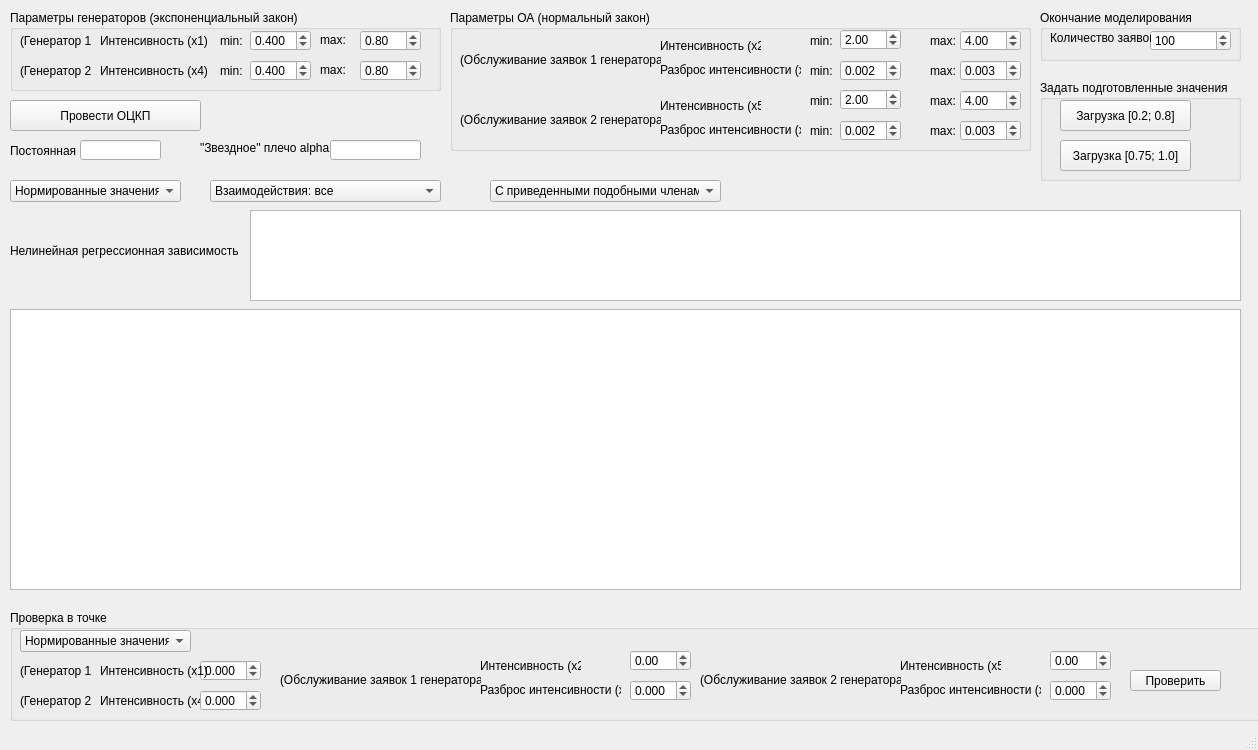
<?xml version="1.0" encoding="UTF-8"?>
<ui version="4.0">
 <class>MainWindow</class>
 <widget class="QMainWindow" name="MainWindow">
  <property name="geometry">
   <rect>
    <x>0</x>
    <y>0</y>
    <width>1258</width>
    <height>750</height>
   </rect>
  </property>
  <property name="windowTitle">
   <string>ЛР 4</string>
  </property>
  <widget class="QWidget" name="centralwidget">
   <widget class="QGroupBox" name="groupBox">
    <property name="geometry">
     <rect>
      <x>10</x>
      <y>10</y>
      <width>431</width>
      <height>81</height>
     </rect>
    </property>
    <property name="title">
     <string>Параметры генераторов (экспоненциальный закон)</string>
    </property>
    <widget class="QDoubleSpinBox" name="gen_int_min">
     <property name="geometry">
      <rect>
       <x>240</x>
       <y>20</y>
       <width>61</width>
       <height>21</height>
      </rect>
     </property>
     <property name="decimals">
      <number>3</number>
     </property>
     <property name="minimum">
      <double>0.000000000000000</double>
     </property>
     <property name="maximum">
      <double>1000.000000000000000</double>
     </property>
     <property name="value">
      <double>0.400000000000000</double>
     </property>
    </widget>
    <widget class="QLabel" name="label">
     <property name="geometry">
      <rect>
       <x>90</x>
       <y>20</y>
       <width>111</width>
       <height>21</height>
      </rect>
     </property>
     <property name="text">
      <string>Интенсивность (x1)</string>
     </property>
    </widget>
    <widget class="QLabel" name="label_16">
     <property name="geometry">
      <rect>
       <x>310</x>
       <y>20</y>
       <width>41</width>
       <height>20</height>
      </rect>
     </property>
     <property name="text">
      <string>max:</string>
     </property>
    </widget>
    <widget class="QLabel" name="label_15">
     <property name="geometry">
      <rect>
       <x>210</x>
       <y>20</y>
       <width>41</width>
       <height>21</height>
      </rect>
     </property>
     <property name="text">
      <string>min:</string>
     </property>
    </widget>
    <widget class="QDoubleSpinBox" name="gen_int_max">
     <property name="geometry">
      <rect>
       <x>350</x>
       <y>20</y>
       <width>61</width>
       <height>21</height>
      </rect>
     </property>
     <property name="minimum">
      <double>0.000000000000000</double>
     </property>
     <property name="maximum">
      <double>100.000000000000000</double>
     </property>
     <property name="singleStep">
      <double>0.100000000000000</double>
     </property>
     <property name="value">
      <double>0.800000000000000</double>
     </property>
    </widget>
    <widget class="QLabel" name="label_19">
     <property name="geometry">
      <rect>
       <x>10</x>
       <y>20</y>
       <width>71</width>
       <height>21</height>
      </rect>
     </property>
     <property name="text">
      <string>(Генератор 1)</string>
     </property>
    </widget>
    <widget class="QLabel" name="label_21">
     <property name="geometry">
      <rect>
       <x>10</x>
       <y>50</y>
       <width>71</width>
       <height>21</height>
      </rect>
     </property>
     <property name="text">
      <string>(Генератор 2)</string>
     </property>
    </widget>
    <widget class="QLabel" name="label_22">
     <property name="geometry">
      <rect>
       <x>90</x>
       <y>50</y>
       <width>111</width>
       <height>21</height>
      </rect>
     </property>
     <property name="text">
      <string>Интенсивность (x4)</string>
     </property>
    </widget>
    <widget class="QDoubleSpinBox" name="gen_int_max_2">
     <property name="geometry">
      <rect>
       <x>350</x>
       <y>50</y>
       <width>61</width>
       <height>21</height>
      </rect>
     </property>
     <property name="minimum">
      <double>0.000000000000000</double>
     </property>
     <property name="maximum">
      <double>100.000000000000000</double>
     </property>
     <property name="singleStep">
      <double>0.100000000000000</double>
     </property>
     <property name="value">
      <double>0.800000000000000</double>
     </property>
    </widget>
    <widget class="QDoubleSpinBox" name="gen_int_min_2">
     <property name="geometry">
      <rect>
       <x>240</x>
       <y>50</y>
       <width>61</width>
       <height>21</height>
      </rect>
     </property>
     <property name="decimals">
      <number>3</number>
     </property>
     <property name="minimum">
      <double>0.000000000000000</double>
     </property>
     <property name="maximum">
      <double>1000.000000000000000</double>
     </property>
     <property name="value">
      <double>0.400000000000000</double>
     </property>
    </widget>
    <widget class="QLabel" name="label_24">
     <property name="geometry">
      <rect>
       <x>210</x>
       <y>50</y>
       <width>41</width>
       <height>21</height>
      </rect>
     </property>
     <property name="text">
      <string>min:</string>
     </property>
    </widget>
    <widget class="QLabel" name="label_25">
     <property name="geometry">
      <rect>
       <x>310</x>
       <y>50</y>
       <width>41</width>
       <height>20</height>
      </rect>
     </property>
     <property name="text">
      <string>max:</string>
     </property>
    </widget>
   </widget>
   <widget class="QGroupBox" name="groupBox_2">
    <property name="geometry">
     <rect>
      <x>450</x>
      <y>10</y>
      <width>581</width>
      <height>141</height>
     </rect>
    </property>
    <property name="title">
     <string>Параметры ОА (нормальный закон)</string>
    </property>
    <widget class="QDoubleSpinBox" name="proc_int_min">
     <property name="geometry">
      <rect>
       <x>390</x>
       <y>19</y>
       <width>61</width>
       <height>21</height>
      </rect>
     </property>
     <property name="minimum">
      <double>0.000000000000000</double>
     </property>
     <property name="maximum">
      <double>100.000000000000000</double>
     </property>
     <property name="value">
      <double>2.000000000000000</double>
     </property>
    </widget>
    <widget class="QLabel" name="label_3">
     <property name="geometry">
      <rect>
       <x>210</x>
       <y>25</y>
       <width>101</width>
       <height>21</height>
      </rect>
     </property>
     <property name="text">
      <string>Интенсивность (x2)</string>
     </property>
    </widget>
    <widget class="QLabel" name="label_4">
     <property name="geometry">
      <rect>
       <x>210</x>
       <y>50</y>
       <width>141</width>
       <height>20</height>
      </rect>
     </property>
     <property name="text">
      <string>Разброс интенсивности (x3)</string>
     </property>
    </widget>
    <widget class="QDoubleSpinBox" name="proc_var_min">
     <property name="geometry">
      <rect>
       <x>390</x>
       <y>50</y>
       <width>61</width>
       <height>21</height>
      </rect>
     </property>
     <property name="decimals">
      <number>3</number>
     </property>
     <property name="singleStep">
      <double>0.100000000000000</double>
     </property>
     <property name="value">
      <double>0.002000000000000</double>
     </property>
    </widget>
    <widget class="QLabel" name="label_10">
     <property name="geometry">
      <rect>
       <x>360</x>
       <y>50</y>
       <width>31</width>
       <height>21</height>
      </rect>
     </property>
     <property name="text">
      <string>min:</string>
     </property>
    </widget>
    <widget class="QDoubleSpinBox" name="proc_var_max">
     <property name="geometry">
      <rect>
       <x>510</x>
       <y>50</y>
       <width>61</width>
       <height>21</height>
      </rect>
     </property>
     <property name="decimals">
      <number>3</number>
     </property>
     <property name="maximum">
      <double>100.000000000000000</double>
     </property>
     <property name="singleStep">
      <double>0.100000000000000</double>
     </property>
     <property name="value">
      <double>0.003000000000000</double>
     </property>
    </widget>
    <widget class="QLabel" name="label_11">
     <property name="geometry">
      <rect>
       <x>480</x>
       <y>50</y>
       <width>31</width>
       <height>21</height>
      </rect>
     </property>
     <property name="text">
      <string>max:</string>
     </property>
    </widget>
    <widget class="QLabel" name="label_13">
     <property name="geometry">
      <rect>
       <x>360</x>
       <y>20</y>
       <width>41</width>
       <height>21</height>
      </rect>
     </property>
     <property name="text">
      <string>min:</string>
     </property>
    </widget>
    <widget class="QDoubleSpinBox" name="proc_int_max">
     <property name="geometry">
      <rect>
       <x>510</x>
       <y>20</y>
       <width>61</width>
       <height>21</height>
      </rect>
     </property>
     <property name="minimum">
      <double>0.000000000000000</double>
     </property>
     <property name="maximum">
      <double>100.000000000000000</double>
     </property>
     <property name="singleStep">
      <double>0.100000000000000</double>
     </property>
     <property name="value">
      <double>4.000000000000000</double>
     </property>
    </widget>
    <widget class="QLabel" name="label_14">
     <property name="geometry">
      <rect>
       <x>480</x>
       <y>20</y>
       <width>31</width>
       <height>21</height>
      </rect>
     </property>
     <property name="text">
      <string>max:</string>
     </property>
    </widget>
    <widget class="QLabel" name="label_26">
     <property name="geometry">
      <rect>
       <x>10</x>
       <y>40</y>
       <width>201</width>
       <height>20</height>
      </rect>
     </property>
     <property name="text">
      <string>(Обслуживание заявок 1 генератора)</string>
     </property>
    </widget>
    <widget class="QLabel" name="label_27">
     <property name="geometry">
      <rect>
       <x>210</x>
       <y>85</y>
       <width>101</width>
       <height>21</height>
      </rect>
     </property>
     <property name="text">
      <string>Интенсивность (x5)</string>
     </property>
    </widget>
    <widget class="QDoubleSpinBox" name="proc_var_min_2">
     <property name="geometry">
      <rect>
       <x>390</x>
       <y>110</y>
       <width>61</width>
       <height>21</height>
      </rect>
     </property>
     <property name="decimals">
      <number>3</number>
     </property>
     <property name="singleStep">
      <double>0.100000000000000</double>
     </property>
     <property name="value">
      <double>0.002000000000000</double>
     </property>
    </widget>
    <widget class="QLabel" name="label_28">
     <property name="geometry">
      <rect>
       <x>210</x>
       <y>110</y>
       <width>141</width>
       <height>20</height>
      </rect>
     </property>
     <property name="text">
      <string>Разброс интенсивности (x6)</string>
     </property>
    </widget>
    <widget class="QDoubleSpinBox" name="proc_int_max_2">
     <property name="geometry">
      <rect>
       <x>510</x>
       <y>80</y>
       <width>61</width>
       <height>21</height>
      </rect>
     </property>
     <property name="minimum">
      <double>0.000000000000000</double>
     </property>
     <property name="maximum">
      <double>100.000000000000000</double>
     </property>
     <property name="singleStep">
      <double>0.100000000000000</double>
     </property>
     <property name="value">
      <double>4.000000000000000</double>
     </property>
    </widget>
    <widget class="QLabel" name="label_29">
     <property name="geometry">
      <rect>
       <x>360</x>
       <y>110</y>
       <width>31</width>
       <height>21</height>
      </rect>
     </property>
     <property name="text">
      <string>min:</string>
     </property>
    </widget>
    <widget class="QLabel" name="label_30">
     <property name="geometry">
      <rect>
       <x>360</x>
       <y>80</y>
       <width>41</width>
       <height>21</height>
      </rect>
     </property>
     <property name="text">
      <string>min:</string>
     </property>
    </widget>
    <widget class="QLabel" name="label_31">
     <property name="geometry">
      <rect>
       <x>480</x>
       <y>110</y>
       <width>31</width>
       <height>21</height>
      </rect>
     </property>
     <property name="text">
      <string>max:</string>
     </property>
    </widget>
    <widget class="QLabel" name="label_32">
     <property name="geometry">
      <rect>
       <x>480</x>
       <y>80</y>
       <width>31</width>
       <height>21</height>
      </rect>
     </property>
     <property name="text">
      <string>max:</string>
     </property>
    </widget>
    <widget class="QDoubleSpinBox" name="proc_int_min_2">
     <property name="geometry">
      <rect>
       <x>390</x>
       <y>79</y>
       <width>61</width>
       <height>21</height>
      </rect>
     </property>
     <property name="minimum">
      <double>0.000000000000000</double>
     </property>
     <property name="maximum">
      <double>100.000000000000000</double>
     </property>
     <property name="value">
      <double>2.000000000000000</double>
     </property>
    </widget>
    <widget class="QLabel" name="label_33">
     <property name="geometry">
      <rect>
       <x>10</x>
       <y>100</y>
       <width>201</width>
       <height>20</height>
      </rect>
     </property>
     <property name="text">
      <string>(Обслуживание заявок 2 генератора)</string>
     </property>
    </widget>
    <widget class="QDoubleSpinBox" name="proc_var_max_2">
     <property name="geometry">
      <rect>
       <x>510</x>
       <y>110</y>
       <width>61</width>
       <height>21</height>
      </rect>
     </property>
     <property name="decimals">
      <number>3</number>
     </property>
     <property name="maximum">
      <double>100.000000000000000</double>
     </property>
     <property name="singleStep">
      <double>0.100000000000000</double>
     </property>
     <property name="value">
      <double>0.003000000000000</double>
     </property>
    </widget>
   </widget>
   <widget class="QGroupBox" name="groupBox_3">
    <property name="geometry">
     <rect>
      <x>1040</x>
      <y>10</y>
      <width>201</width>
      <height>51</height>
     </rect>
    </property>
    <property name="title">
     <string>Окончание моделирования</string>
    </property>
    <widget class="QDoubleSpinBox" name="input_t">
     <property name="geometry">
      <rect>
       <x>110</x>
       <y>20</y>
       <width>81</width>
       <height>21</height>
      </rect>
     </property>
     <property name="decimals">
      <number>0</number>
     </property>
     <property name="minimum">
      <double>1.000000000000000</double>
     </property>
     <property name="maximum">
      <double>1000000.000000000000000</double>
     </property>
     <property name="value">
      <double>100.000000000000000</double>
     </property>
    </widget>
    <widget class="QLabel" name="label_6">
     <property name="geometry">
      <rect>
       <x>10</x>
       <y>20</y>
       <width>101</width>
       <height>16</height>
      </rect>
     </property>
     <property name="text">
      <string>Количество заявок</string>
     </property>
    </widget>
   </widget>
   <widget class="QGroupBox" name="groupBox_5">
    <property name="geometry">
     <rect>
      <x>10</x>
      <y>610</y>
      <width>1251</width>
      <height>111</height>
     </rect>
    </property>
    <property name="title">
     <string>Проверка в точке</string>
    </property>
    <widget class="QDoubleSpinBox" name="input_intens_generator">
     <property name="geometry">
      <rect>
       <x>190</x>
       <y>50</y>
       <width>61</width>
       <height>21</height>
      </rect>
     </property>
     <property name="decimals">
      <number>3</number>
     </property>
     <property name="minimum">
      <double>-100000.000000000000000</double>
     </property>
     <property name="maximum">
      <double>1000000.000000000000000</double>
     </property>
     <property name="singleStep">
      <double>0.100000000000000</double>
     </property>
     <property name="value">
      <double>0.000000000000000</double>
     </property>
    </widget>
    <widget class="QDoubleSpinBox" name="input_disp_processor">
     <property name="geometry">
      <rect>
       <x>620</x>
       <y>70</y>
       <width>61</width>
       <height>21</height>
      </rect>
     </property>
     <property name="decimals">
      <number>3</number>
     </property>
     <property name="minimum">
      <double>-10000.000000000000000</double>
     </property>
     <property name="maximum">
      <double>100000.000000000000000</double>
     </property>
     <property name="singleStep">
      <double>0.100000000000000</double>
     </property>
     <property name="value">
      <double>0.000000000000000</double>
     </property>
    </widget>
    <widget class="QDoubleSpinBox" name="input_intens_processor">
     <property name="geometry">
      <rect>
       <x>620</x>
       <y>40</y>
       <width>61</width>
       <height>21</height>
      </rect>
     </property>
     <property name="minimum">
      <double>-10000.000000000000000</double>
     </property>
     <property name="maximum">
      <double>10000.000000000000000</double>
     </property>
     <property name="singleStep">
      <double>0.100000000000000</double>
     </property>
     <property name="value">
      <double>0.000000000000000</double>
     </property>
    </widget>
    <widget class="QPushButton" name="check_button">
     <property name="geometry">
      <rect>
       <x>1120</x>
       <y>60</y>
       <width>91</width>
       <height>21</height>
      </rect>
     </property>
     <property name="text">
      <string>Проверить</string>
     </property>
    </widget>
    <widget class="QComboBox" name="comboBoxCheck">
     <property name="geometry">
      <rect>
       <x>10</x>
       <y>20</y>
       <width>171</width>
       <height>22</height>
      </rect>
     </property>
     <item>
      <property name="text">
       <string>Нормированные значения</string>
      </property>
     </item>
     <item>
      <property name="text">
       <string>Натуральные значения</string>
      </property>
     </item>
    </widget>
    <widget class="QLabel" name="label_36">
     <property name="geometry">
      <rect>
       <x>90</x>
       <y>80</y>
       <width>111</width>
       <height>21</height>
      </rect>
     </property>
     <property name="text">
      <string>Интенсивность (x4)</string>
     </property>
    </widget>
    <widget class="QLabel" name="label_34">
     <property name="geometry">
      <rect>
       <x>10</x>
       <y>50</y>
       <width>71</width>
       <height>21</height>
      </rect>
     </property>
     <property name="text">
      <string>(Генератор 1)</string>
     </property>
    </widget>
    <widget class="QLabel" name="label_2">
     <property name="geometry">
      <rect>
       <x>90</x>
       <y>50</y>
       <width>111</width>
       <height>21</height>
      </rect>
     </property>
     <property name="text">
      <string>Интенсивность (x1)</string>
     </property>
    </widget>
    <widget class="QLabel" name="label_35">
     <property name="geometry">
      <rect>
       <x>10</x>
       <y>80</y>
       <width>71</width>
       <height>21</height>
      </rect>
     </property>
     <property name="text">
      <string>(Генератор 2)</string>
     </property>
    </widget>
    <widget class="QDoubleSpinBox" name="input_intens_generator_2">
     <property name="geometry">
      <rect>
       <x>190</x>
       <y>80</y>
       <width>61</width>
       <height>21</height>
      </rect>
     </property>
     <property name="decimals">
      <number>3</number>
     </property>
     <property name="minimum">
      <double>-100000.000000000000000</double>
     </property>
     <property name="maximum">
      <double>1000000.000000000000000</double>
     </property>
     <property name="singleStep">
      <double>0.100000000000000</double>
     </property>
     <property name="value">
      <double>0.000000000000000</double>
     </property>
    </widget>
    <widget class="QLabel" name="label_7">
     <property name="geometry">
      <rect>
       <x>470</x>
       <y>45</y>
       <width>101</width>
       <height>21</height>
      </rect>
     </property>
     <property name="text">
      <string>Интенсивность (x2)</string>
     </property>
    </widget>
    <widget class="QLabel" name="label_8">
     <property name="geometry">
      <rect>
       <x>470</x>
       <y>70</y>
       <width>141</width>
       <height>20</height>
      </rect>
     </property>
     <property name="text">
      <string>Разброс интенсивности (x3)</string>
     </property>
    </widget>
    <widget class="QLabel" name="label_37">
     <property name="geometry">
      <rect>
       <x>270</x>
       <y>60</y>
       <width>201</width>
       <height>20</height>
      </rect>
     </property>
     <property name="text">
      <string>(Обслуживание заявок 1 генератора)</string>
     </property>
    </widget>
    <widget class="QLabel" name="label_9">
     <property name="geometry">
      <rect>
       <x>890</x>
       <y>70</y>
       <width>141</width>
       <height>20</height>
      </rect>
     </property>
     <property name="text">
      <string>Разброс интенсивности (x6)</string>
     </property>
    </widget>
    <widget class="QLabel" name="label_12">
     <property name="geometry">
      <rect>
       <x>890</x>
       <y>45</y>
       <width>101</width>
       <height>21</height>
      </rect>
     </property>
     <property name="text">
      <string>Интенсивность (x5)</string>
     </property>
    </widget>
    <widget class="QLabel" name="label_38">
     <property name="geometry">
      <rect>
       <x>690</x>
       <y>60</y>
       <width>201</width>
       <height>20</height>
      </rect>
     </property>
     <property name="text">
      <string>(Обслуживание заявок 2 генератора)</string>
     </property>
    </widget>
    <widget class="QDoubleSpinBox" name="input_intens_processor_2">
     <property name="geometry">
      <rect>
       <x>1040</x>
       <y>40</y>
       <width>61</width>
       <height>21</height>
      </rect>
     </property>
     <property name="minimum">
      <double>-10000.000000000000000</double>
     </property>
     <property name="maximum">
      <double>10000.000000000000000</double>
     </property>
     <property name="singleStep">
      <double>0.100000000000000</double>
     </property>
     <property name="value">
      <double>0.000000000000000</double>
     </property>
    </widget>
    <widget class="QDoubleSpinBox" name="input_disp_processor_2">
     <property name="geometry">
      <rect>
       <x>1040</x>
       <y>70</y>
       <width>61</width>
       <height>21</height>
      </rect>
     </property>
     <property name="decimals">
      <number>3</number>
     </property>
     <property name="minimum">
      <double>-10000.000000000000000</double>
     </property>
     <property name="maximum">
      <double>100000.000000000000000</double>
     </property>
     <property name="singleStep">
      <double>0.100000000000000</double>
     </property>
     <property name="value">
      <double>0.000000000000000</double>
     </property>
    </widget>
   </widget>
   <widget class="QPushButton" name="pushButtonRunAll">
    <property name="geometry">
     <rect>
      <x>10</x>
      <y>100</y>
      <width>191</width>
      <height>31</height>
     </rect>
    </property>
    <property name="text">
     <string>Провести ОЦКП</string>
    </property>
   </widget>
   <widget class="QComboBox" name="comboBoxRegression">
    <property name="geometry">
     <rect>
      <x>10</x>
      <y>180</y>
      <width>171</width>
      <height>22</height>
     </rect>
    </property>
    <item>
     <property name="text">
      <string>Нормированные значения</string>
     </property>
    </item>
    <item>
     <property name="text">
      <string>Натуральные значения</string>
     </property>
    </item>
   </widget>
   <widget class="QTextBrowser" name="nonlinearOCKP">
    <property name="geometry">
     <rect>
      <x>250</x>
      <y>210</y>
      <width>991</width>
      <height>91</height>
     </rect>
    </property>
    <property name="font">
     <font>
      <pointsize>10</pointsize>
     </font>
    </property>
   </widget>
   <widget class="QLabel" name="label_23">
    <property name="geometry">
     <rect>
      <x>10</x>
      <y>240</y>
      <width>231</width>
      <height>21</height>
     </rect>
    </property>
    <property name="text">
     <string>Нелинейная регрессионная зависимость</string>
    </property>
   </widget>
   <widget class="QLabel" name="label_17">
    <property name="geometry">
     <rect>
      <x>10</x>
      <y>140</y>
      <width>81</width>
      <height>21</height>
     </rect>
    </property>
    <property name="text">
     <string>Постоянная а</string>
    </property>
   </widget>
   <widget class="QLabel" name="label_18">
    <property name="geometry">
     <rect>
      <x>200</x>
      <y>140</y>
      <width>141</width>
      <height>16</height>
     </rect>
    </property>
    <property name="text">
     <string>&quot;Звездное&quot; плечо alpha</string>
    </property>
   </widget>
   <widget class="QLineEdit" name="lineEditConstS">
    <property name="geometry">
     <rect>
      <x>80</x>
      <y>140</y>
      <width>81</width>
      <height>20</height>
     </rect>
    </property>
   </widget>
   <widget class="QLineEdit" name="lineEditStar">
    <property name="geometry">
     <rect>
      <x>330</x>
      <y>140</y>
      <width>91</width>
      <height>20</height>
     </rect>
    </property>
   </widget>
   <widget class="QTableWidget" name="tableWidget">
    <property name="geometry">
     <rect>
      <x>10</x>
      <y>309</y>
      <width>1231</width>
      <height>281</height>
     </rect>
    </property>
    <property name="columnCount">
     <number>0</number>
    </property>
   </widget>
   <widget class="QComboBox" name="comboBoxTwo">
    <property name="geometry">
     <rect>
      <x>210</x>
      <y>180</y>
      <width>231</width>
      <height>22</height>
     </rect>
    </property>
    <property name="currentIndex">
     <number>1</number>
    </property>
    <item>
     <property name="text">
      <string>Взаимодействия: только двойные</string>
     </property>
    </item>
    <item>
     <property name="text">
      <string>Взаимодействия: все</string>
     </property>
    </item>
   </widget>
   <widget class="QComboBox" name="comboBoxPreobr">
    <property name="geometry">
     <rect>
      <x>490</x>
      <y>180</y>
      <width>231</width>
      <height>22</height>
     </rect>
    </property>
    <item>
     <property name="text">
      <string>С приведенными подобными членами</string>
     </property>
    </item>
    <item>
     <property name="text">
      <string>Без приведения подобных членов</string>
     </property>
    </item>
   </widget>
   <widget class="QGroupBox" name="groupBox_4">
    <property name="geometry">
     <rect>
      <x>1040</x>
      <y>80</y>
      <width>201</width>
      <height>101</height>
     </rect>
    </property>
    <property name="title">
     <string>Задать подготовленные значения</string>
    </property>
    <widget class="QPushButton" name="pushButtonSetWhole">
     <property name="geometry">
      <rect>
       <x>20</x>
       <y>20</y>
       <width>131</width>
       <height>31</height>
      </rect>
     </property>
     <property name="text">
      <string>Загрузка [0.2; 0.8]</string>
     </property>
    </widget>
    <widget class="QPushButton" name="pushButtonSet1">
     <property name="geometry">
      <rect>
       <x>20</x>
       <y>60</y>
       <width>131</width>
       <height>31</height>
      </rect>
     </property>
     <property name="text">
      <string>Загрузка [0.75; 1.0]</string>
     </property>
    </widget>
   </widget>
  </widget>
  <widget class="QStatusBar" name="statusbar"/>
 </widget>
 <resources/>
 <connections/>
</ui>
